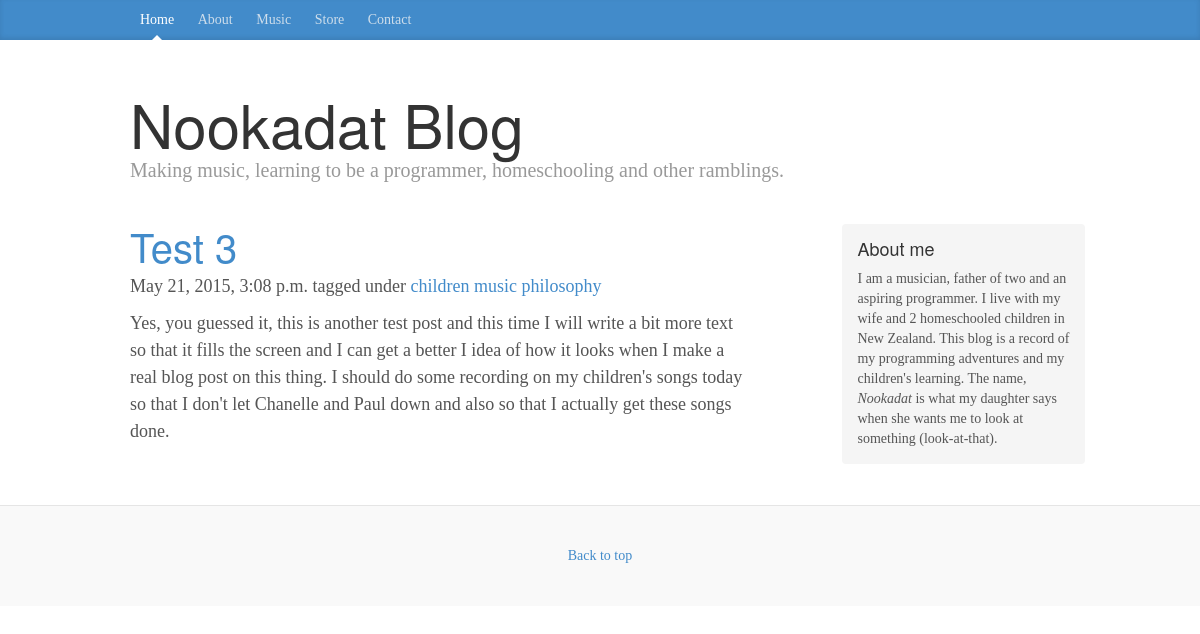
/post/test-3, run on an earlier commit of the app's database.
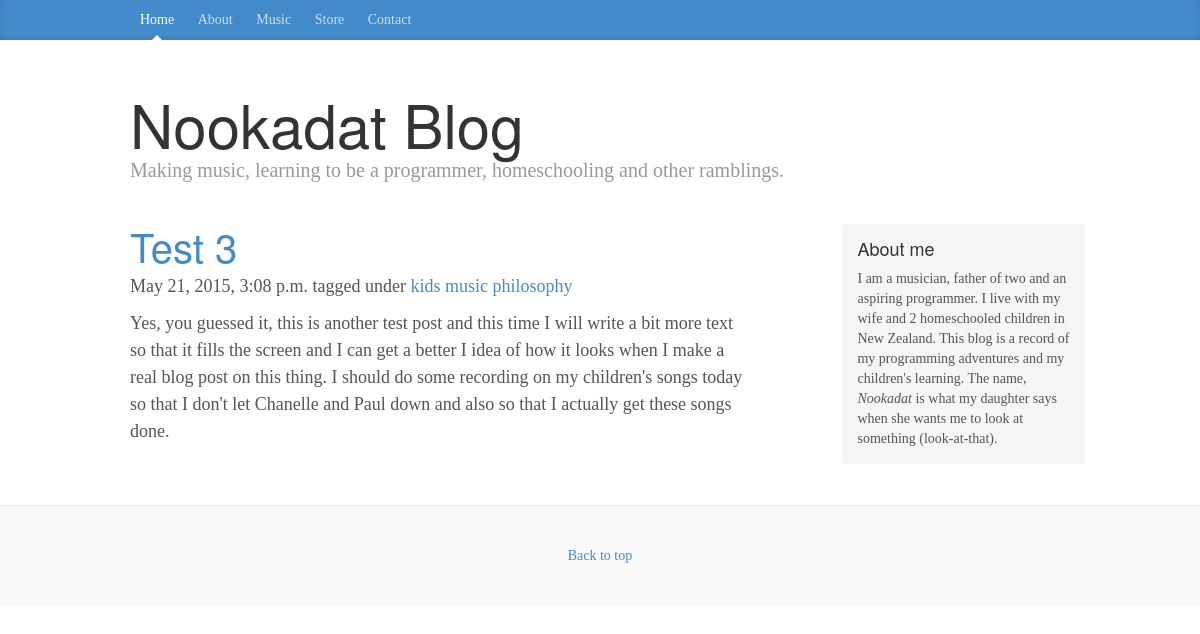
And on a later commit of the database.
### blog/models.py (models this page shows, shortened)
class Post(models.Model):
    title = models.CharField(max_length=255)
    body = MarkdownField()
    body_html = models.TextField(editable=False, blank=True, null=True)
    slug = models.SlugField(max_length=200, unique=True)
    publish = models.BooleanField(default=True)
    created = models.DateTimeField(auto_now_add=True)
    modified = models.DateTimeField(auto_now=True)
    objects = PostQuerySet.as_manager()
    tags = models.ManyToManyField(Tag)
    class Meta:
        verbose_name = "Blog Post"
        verbose_name_plural = "Blog Posts"
        ordering = ["-created"]

class Tag(models.Model):
    slug = models.SlugField(max_length=200, unique=True)
    def __unicode__(self):
        return self.slug

### blog/views.py (the view)
# urls.py: url(r'^post/(?P<slug>\S+)$', views.BlogDetail.as_view(),
class BlogDetail(generic.DetailView):
    model = models.Post
    template_name = "post.html"

### templates/post.html
{% extends "base.html" %}
{% load django_markdown %}
{% block blog_posts %}
<div class="post">
  <h2><a href="{% url "post_detail" slug=object.slug %}">{{ object.title }}
  </a></h2>
  <p class="post-meta">
    {{ object.created }} tagged under {% for tag in object.tags.all %}
    <a class="post-category post-category-js" href="{% url "tag_index" slug=tag.slug %}">
      {{ tag }}
    </a>
    {% endfor %}
  </p>
  {{ object.body_html|safe }}
</div>
{% endblock %}

### templates/base.html (shortened to what this page needs)
{% load staticfiles %}
<!DOCTYPE html>
<html lang="en">
  <head>
    <link href="{% static "css/bootstrap.min.css" %}" rel="stylesheet">
    <link href="{% static "css/blog.css" %}" rel="stylesheet">
  </head>
  <body>
    <div class="blog-masthead">
      <div class="container">
        <nav class="blog-nav">
          <a class="blog-nav-item active" href="{% url "index" %}">Home</a>
          <a class="blog-nav-item" href="#">About</a>
          <a class="blog-nav-item" href="#">Music</a>
          <a class="blog-nav-item" href="#">Store</a>
          <a class="blog-nav-item" href="#">Contact</a>
        </nav>
      </div>
    </div>
    <div class="container">
      <div class="blog-header">
        <h1 class="blog-title">Nookadat Blog</h1>
        <p class="lead blog-description">Making music, learning to be a programmer, homeschooling and other ramblings.</p>
      </div>
      <div class="row">
        <div class="col-sm-8 blog-main">
          {% block blog_posts %} {% endblock %}
        </div>
        <div class="col-sm-3 col-sm-offset-1 blog-sidebar">
          <div class="sidebar-module sidebar-module-inset">
            <h4>About me</h4>
            <p>I am a musician, father of two and an aspiring programmer. I live with my wife and 2 homeschooled children in New Zealand. This blog is a record of my programming adventures and my children's learning. The name, <em>Nookadat</em> is what my daughter says when she wants me to look at something (look-at-that). </p>
          </div>
        </div>
      </div>
    </div>
    <div class="blog-footer">
      <p>
        <a href="#">Back to top</a>
      </p>
    </div>
  </body>
</html>

### static/css/blog.css (style rules this page uses)
body { font-family: Georgia, "Times New Roman", Times, serif; color: #555; }
h1, .h1, h2, .h2, h3, .h3, h4, .h4, h5, .h5, h6, .h6 { margin-top: 0; font-family: "Helvetica Neue", Helvetica, Arial, sans-serif; font-weight: normal; color: #333; }
@media (min-width: 1200px) { .container { width: 970px; } }
.blog-masthead { background-color: #428bca; -webkit-box-shadow: inset 0 -2px 5px rgba(0,0,0,.1); box-shadow: inset 0 -2px 5px rgba(0,0,0,.1); }
.blog-nav-item { position: relative; display: inline-block; padding: 10px; font-weight: 500; color: #cdddeb; }
.blog-nav .active { color: #fff; }
.blog-nav .active:after { position: absolute; bottom: 0; left: 50%; width: 0; height: 0; margin-left: -5px; vertical-align: middle; content: " "; border-right: 5px solid transparent; border-bottom: 5px solid; border-left: 5px solid transparent; }
.blog-header { padding-top: 20px; padding-bottom: 20px; }
.blog-title { margin-top: 30px; margin-bottom: 0; font-size: 60px; font-weight: normal; }
.blog-description { font-size: 20px; color: #999; }
.blog-main { font-size: 18px; line-height: 1.5; }
.sidebar-module { padding: 15px; margin: 0 -15px 15px; }
.sidebar-module-inset { padding: 15px; background-color: #f5f5f5; border-radius: 4px; }
.sidebar-module-inset p:last-child, .sidebar-module-inset ul:last-child, .sidebar-module-inset ol:last-child { margin-bottom: 0; }
.post { margin-bottom: 60px; }
div.post h2:first-child { margin-bottom: 5px; font-size: 40px; }
.blog-footer { padding: 40px 0; color: #999; text-align: center; background-color: #f9f9f9; border-top: 1px solid #e5e5e5; }
.blog-footer p:last-child { margin-bottom: 0; }

What changed in the data, as far as the page shows it:
changed Tag: slug "children" → "kids"
